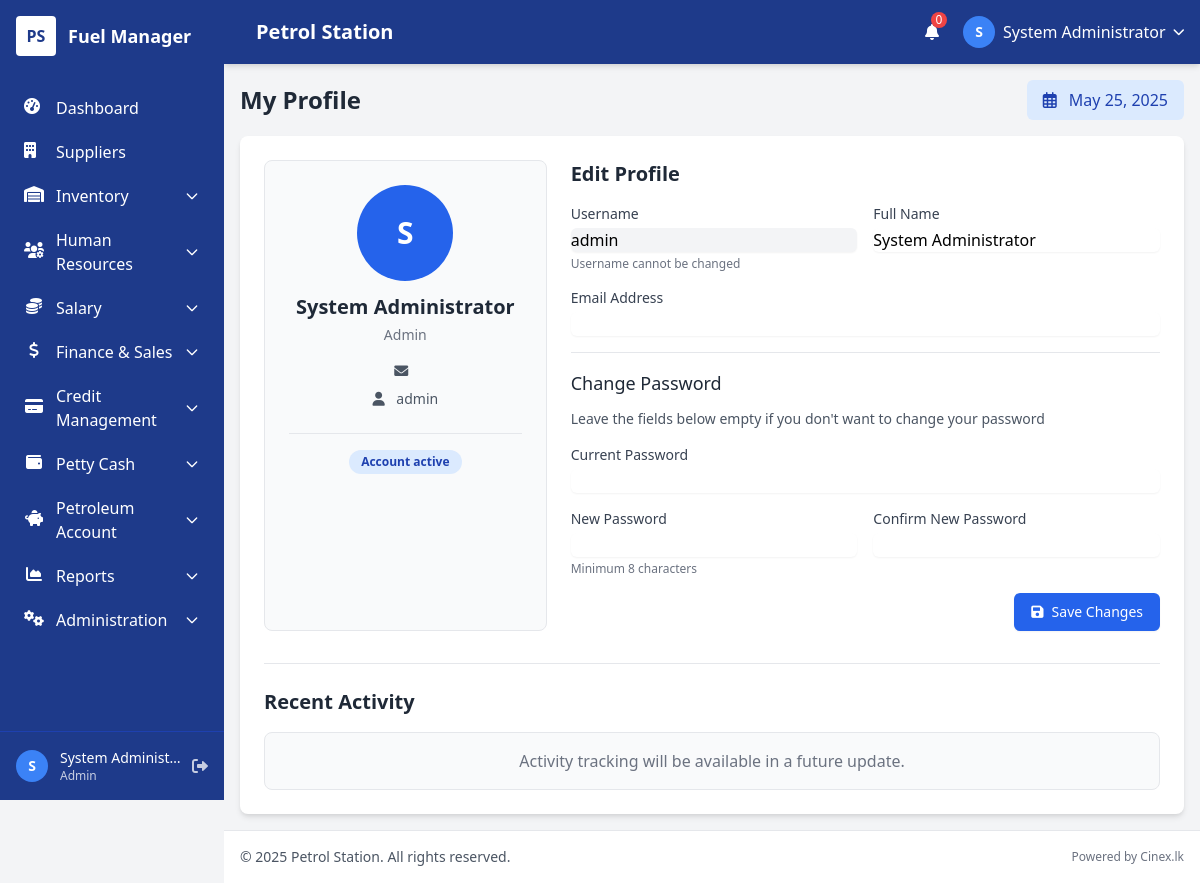
Before: /profile.php (signed in) with the older database file.
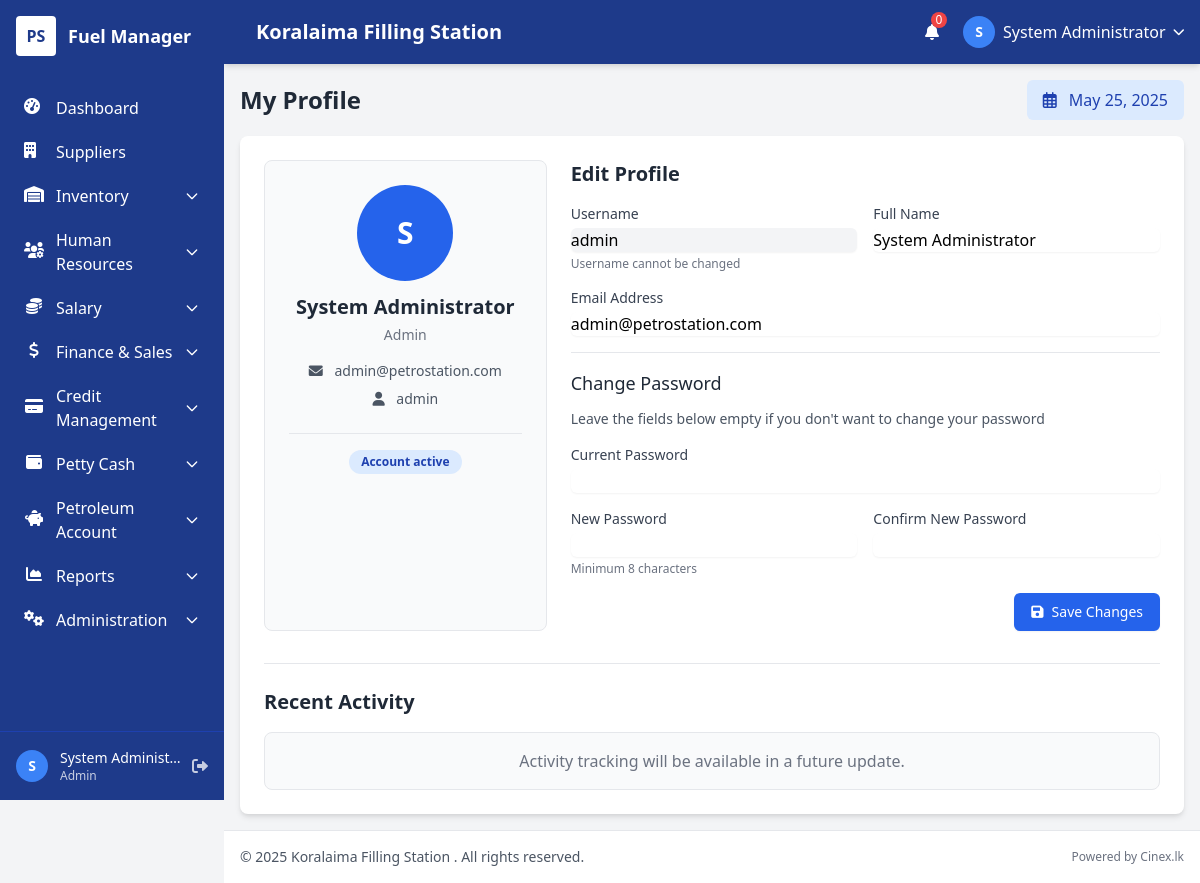
After: the same page with the newer database file.
### tables this page shows
CREATE TABLE `users` (
  `user_id` int(11) NOT NULL AUTO_INCREMENT,
  `username` varchar(50) NOT NULL,
  `password` varchar(255) NOT NULL,
  `full_name` varchar(100) NOT NULL,
  `email` varchar(100) NOT NULL,
  `role` enum('admin','manager','cashier','attendant') NOT NULL,
  `status` enum('active','inactive') DEFAULT 'active',
  `created_at` timestamp NULL DEFAULT current_timestamp(),
  `updated_at` timestamp NULL DEFAULT current_timestamp() ON UPDATE current_timestamp(),
  PRIMARY KEY (`user_id`),
  UNIQUE KEY `username` (`username`),
  UNIQUE KEY `email` (`email`)
);

### includes/config.php (called while the page is built, shortened)
<?php
$app_settings = [];

### includes/functions.php (called while the page is built, shortened)
<?php
function load_settings($conn) {
    global $app_settings;
    $query = "SELECT setting_name, setting_value FROM system_settings";
    $result = $conn->query($query);
    if ($result && $result->num_rows > 0) {
        while ($row = $result->fetch_assoc()) {
            $app_settings[$row['setting_name']] = $row['setting_value'];
        }
    }
    return $app_settings;
}
function get_setting($setting_name, $default = null) {
    global $app_settings;
    if (isset($app_settings[$setting_name])) {
        return $app_settings[$setting_name];
    }
    return $default;
}

### includes/db.php (called while the page is built, shortened)
<?php
require_once __DIR__ . '/config.php';
require_once __DIR__ . '/functions.php';
try {
    $conn = @new mysqli($db_host, $db_user, $db_pass, $db_name);
    if (function_exists('load_settings')) {
       load_settings($conn);
    } else {
       error_log("Warning: function 'load_settings' not found after including functions.php in db.php.");
    }
} catch (Exception $e) {
    error_log("Database setup error: " . $e->getMessage());
    echo "<!DOCTYPE html><html><head><title>Database Error</title></head><body style='font-family: sans-serif;'>";
    echo "<div style='border: 2px solid #cc0000; padding: 20px; margin: 30px auto; max-width: 800px; background-color: #fff0f0;'>";
    echo "<h2 style='color: #cc0000;'>Database Connection Error</h2>";
    echo "<p>We encountered a problem connecting to the database. This may be temporary.</p>";
    echo "<p>Please notify the system administrator if this problem persists.</p>";
    echo "</div>";
    echo "</body></html>";
    exit;
}
?>

### profile.php (the view, shortened to what the changed rows need)
<?php
$page_title = "My Profile";
require_once 'includes/header.php';
require_once 'includes/db.php';
$stmt = $conn->prepare("SELECT username, full_name, email, role FROM users WHERE user_id = ?");
$stmt->bind_param("i", $_SESSION['user_id']);
$stmt->execute();
$result = $stmt->get_result();
if ($result->num_rows === 1) {
    $user = $result->fetch_assoc();
}
?>
<div class="bg-white rounded-lg shadow-md p-6">
    <div class="grid grid-cols-1 md:grid-cols-3 gap-6">
        <div class="bg-gray-50 p-6 rounded-lg border border-gray-200">
            <div class="flex flex-col items-center text-center">
                <div class="w-24 h-24 mb-3 rounded-full bg-blue-600 flex items-center justify-center">
                    <span class="text-white text-3xl font-bold">
                        <?= strtoupper(substr($user['full_name'], 0, 1)) ?>
                    </span>
                </div>
                <h2 class="text-xl font-semibold text-gray-800"><?= htmlspecialchars($user['full_name']) ?></h2>
                <p class="text-sm text-gray-500 mt-1 capitalize"><?= htmlspecialchars($user['role']) ?></p>
                <p class="mt-4 text-sm text-gray-600">
                    <i class="fas fa-envelope mr-2"></i> <?= htmlspecialchars($user['email']) ?>
                </p>
                <p class="mt-2 text-sm text-gray-600">
                    <i class="fas fa-user mr-2"></i> <?= htmlspecialchars($user['username']) ?>
                </p>
                <div class="mt-6 border-t border-gray-200 pt-4 w-full">
                    <div class="flex items-center justify-center">
                    </div>
                </div>
            </div>
        </div>
        <div class="md:col-span-2">
            <form method="post" class="space-y-4">
                <div class="grid grid-cols-1 md:grid-cols-2 gap-4">
                    <div>
                        <label for="username" class="block text-sm font-medium text-gray-700">Username</label>
                        <input type="text" id="username" name="username" value="<?= htmlspecialchars($user['username']) ?>"
                               class="mt-1 block w-full rounded-md border-gray-300 shadow-sm focus:border-blue-500 focus:ring-blue-500 bg-gray-100"
                               disabled>
                        <p class="mt-1 text-xs text-gray-500">Username cannot be changed</p>
                    </div>
                    <div>
                        <label for="full_name" class="block text-sm font-medium text-gray-700">Full Name</label>
                        <input type="text" id="full_name" name="full_name" value="<?= htmlspecialchars($user['full_name']) ?>"
                               class="mt-1 block w-full rounded-md border-gray-300 shadow-sm focus:border-blue-500 focus:ring-blue-500"
                               required>
                    </div>
                </div>
                <div>
                    <label for="email" class="block text-sm font-medium text-gray-700">Email Address</label>
                    <input type="email" id="email" name="email" value="<?= htmlspecialchars($user['email']) ?>"
                           class="mt-1 block w-full rounded-md border-gray-300 shadow-sm focus:border-blue-500 focus:ring-blue-500"
                           required>
                </div>
            </form>
        </div>
    </div>
</div>
<?php
require_once 'includes/footer.php';
?>

### includes/header.php (shortened to what the changed rows need)
<?php
$current_page = basename($_SERVER['PHP_SELF']);
$user_data = null;
if (isset($_SESSION['user_id'])) {
    require_once __DIR__ . '/db.php';
    $stmt = $conn->prepare("SELECT user_id, username, full_name, role FROM users WHERE user_id = ?");
    $stmt->bind_param("i", $_SESSION['user_id']);
    $stmt->execute();
    $result = $stmt->get_result();
    $user_data = $result->fetch_assoc();
}
$company_name = get_setting('company_name', 'Fuel Manager');
$current_date = date('F d, Y');
?>
<!DOCTYPE html>
<html lang="en">
<head>
    <link href="https://cdn.jsdelivr.net/npm/tailwindcss@2.2.19/dist/tailwind.min.css" rel="stylesheet">
    <link rel="stylesheet" href="https://cdnjs.cloudflare.com/ajax/libs/font-awesome/6.0.0/css/all.min.css">
</head>
<body class="bg-gray-100">
    <?php if ($current_page != 'login.php'): ?>
    <div class="min-h-screen">
        <?php include_once __DIR__ . '/sidebar.php'; ?>
        <div id="main-content-wrapper">
            <header class="bg-header shadow-md z-20 sticky top-0 main-header">
                <div class="flex justify-between items-center h-16 px-4">
                    <div class="flex items-center">
                        <div class="ml-4 text-white text-xl font-semibold">
                            <?= htmlspecialchars($company_name) ?>
                        </div>
                    </div>
                    <div class="flex items-center space-x-4">
                        <div class="relative">
                            <button class="text-white p-2 rounded-full hover:bg-sidebar-active focus:outline-none">
                                <i class="fas fa-bell"></i>
                                <span class="absolute top-0 right-0 h-4 w-4 bg-red-500 rounded-full text-xs flex items-center justify-center">
                                    0
                                </span>
                            </button>
                        </div>
                        <?php if ($user_data): ?>
                        <div class="relative">
                            <button id="user-menu-button" class="flex items-center space-x-2 text-white focus:outline-none">
                                <div class="w-8 h-8 rounded-full bg-secondary flex items-center justify-center">
                                    <?php
                                    $initials = 'S';
                                    if (isset($user_data['full_name'])) {
                                        $name_parts = explode(' ', $user_data['full_name']);
                                        $initials = strtoupper(substr($name_parts[0], 0, 1));
                                        if (count($name_parts) > 1) {
                                            $initials = strtoupper(substr($name_parts[0], 0, 1));
                                        }
                                    }
                                    ?>
                                    <span class="text-sm font-bold"><?= $initials ?></span>
                                </div>
                                <span class="hidden md:inline"><?= htmlspecialchars($user_data['full_name']) ?></span>
                                <i class="fas fa-chevron-down text-xs"></i>
                            </button>
                        </div>
                        <?php endif; ?>
                    </div>
                </div>
            </header>
            <main class="p-4">
                <?php if (isset($page_title)): ?>
                <div class="flex flex-col md:flex-row justify-between items-start md:items-center mb-4">
                    <div>
                        <h1 class="text-2xl font-bold text-gray-800"><?= htmlspecialchars($page_title) ?></h1>
                    </div>
                    <div class="bg-blue-100 px-4 py-2 rounded-md text-blue-800 font-medium mt-4 md:mt-0">
                        <i class="far fa-calendar-alt mr-2"></i> <?= $current_date ?>
                    </div>
                </div>
                <?php endif; ?>
    <?php endif; ?>

### includes/footer.php (shortened to what the changed rows need)
<?php
$current_year = date('Y');
$current_page = basename($_SERVER['PHP_SELF']);
if ($current_page != 'login.php'):
?>
                </main>
                <footer class="bg-footer border-t border-gray-200 p-4 mt-auto main-footer">
                    <div class="flex flex-col md:flex-row justify-between items-center">
                        <div class="text-sm text-gray-600">
                            &copy; <?= $current_year ?> <?= get_setting('company_name', 'Fuel Manager') ?>. All rights reserved.
                        </div>
                        <div class="text-xs text-gray-500 mt-1 md:mt-0">
                            Powered by Cinex.lk
                        </div>
                    </div>
                </footer>
            </div>
        </div>
    </body>
</html>
<?php endif; ?>

Changed rows visible on the page:
changed users "System Administrator": email (not shown) → "admin@petrostation.com"
Other visible differences:
$company_name: "Petrol Station" → "Koralaima Filling Station"
get_setting('company_name', 'Fuel Manager'): "Petrol Station" → "Koralaima Filling Station"
